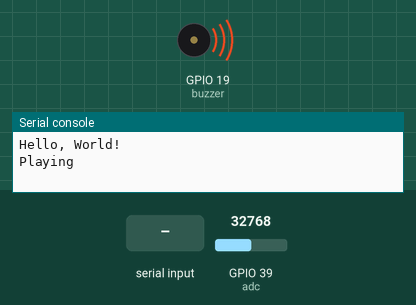
Simulated run of this program. Board: ESP32 board running MicroPython. Shown: buzzer (waves = sounding), the last lines printed to the serial console. The inputs (shaded band) are chosen by the test bench; at power-on: GPIO 39 (adc) = 32768 (analog values on the 0–65535 scale). Threads take turns every 2 ms; deep sleep restarts the program when it ends; library files of the repository ran but are not shown: 1 file(s).

Above: at 1.2 s.
1.3 s: "1\n" received over the second serial link
At 8.6 s:
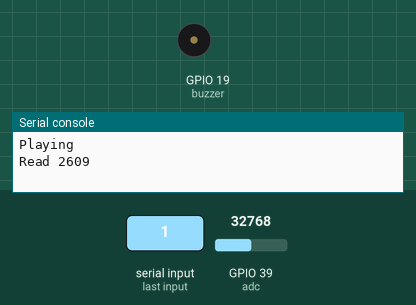
Timing chart, 0 to 8.8 s (numbered marks = the images above; inputs shaded):
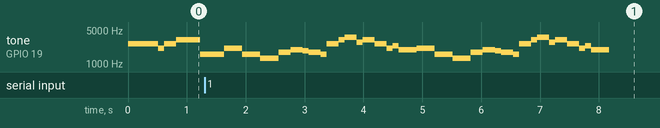

The program:

main.py
```python
from machine import Pin, ADC, PWM, UART, deepsleep
import time
from notes import mario
import _thread
print("Hello, World!")
buzzer = Pin(19, Pin.OUT)
latest_value = 0
uart1 = UART(1, baudrate=9600, tx=33, rx=32)


def play(pin, melodies, delays, duty):
    while True:
        global done
        print("Playing")
        # Create the pwm object
        pwm = PWM(pin)
        # Loop through the whole list
        for note in melodies:
            if note != 0:
                #print("Playing note: ", note)
                pwm.freq(note)
                pwm.duty(duty)
            time.sleep(delays)
        # Disable the pulse, setting the duty to 0
        pwm.duty(0)
        # Disconnect the pwm driver
        pwm.deinit()
        deepsleep(10000) #deepsleep for 10 seconds as a way of power managment

def read_uart():
    while True:
        if uart1.any():
            data = uart1.read(2)
            if data is not None:
                print(f"Read {int.from_bytes(data, 'little')}\n")


def capture_adc():
    a = _thread.start_new_thread(play, (buzzer, mario, 0.1, 100))
    read = _thread.start_new_thread(read_uart, ())
    adc = ADC(Pin(39))
    while True:
        latest_value = adc.read_u16()
        #print(latest_value)
        uart1.write(latest_value.to_bytes(2, 'little'))

capture_adc()
```

notes.py
```python
B0  = 31
C1  = 33
CS1 = 35
D1  = 37
DS1 = 39
E1  = 41
F1  = 44
FS1 = 46
G1  = 49
GS1 = 52
A1  = 55
AS1 = 58
B1  = 62
C2  = 65
CS2 = 69
D2  = 73
DS2 = 78
E2  = 82
F2  = 87
FS2 = 93
G2  = 98
GS2 = 104
A2  = 110
AS2 = 117
B2  = 123
C3  = 131
CS3 = 139
D3  = 147
DS3 = 156
E3  = 165
F3  = 175
FS3 = 185
G3  = 196
GS3 = 208
A3  = 220
AS3 = 233
B3  = 247
C4  = 262
CS4 = 277
D4  = 294
DS4 = 311
E4  = 330
F4  = 349
FS4 = 370
G4  = 392
GS4 = 415
A4  = 440
AS4 = 466
B4  = 494
C5  = 523
CS5 = 554
D5  = 587
DS5 = 622
E5  = 659
F5  = 698
FS5 = 740
G5  = 784
GS5 = 831
A5  = 880
AS5 = 932
B5  = 988
C6  = 1047
CS6 = 1109
D6  = 1175
DS6 = 1245
E6  = 1319
F6  = 1397
FS6 = 1480
G6  = 1568
GS6 = 1661
A6  = 1760
AS6 = 1865
B6  = 1976
C7  = 2093
CS7 = 2217
D7  = 2349
DS7 = 2489
E7  = 2637
F7  = 2794
FS7 = 2960
G7  = 3136
GS7 = 3322
A7  = 3520
AS7 = 3729
B7  = 3951
C8  = 4186
CS8 = 4435
D8  = 4699
DS8 = 4978

mario = [
     E7, E7,  0, E7,  0, C7, E7,  0,
      G7,  0,  0,  0, G6,  0,  0,  0,
      C7,  0,  0, G6,  0,  0, E6,  0,
       0, A6,  0, B6,  0,AS6, A6,  0,
      G6, E7,  0, G7, A7,  0, F7, G7,
       0, E7,  0, C7, D7, B6,  0,  0,
      C7,  0,  0, G6,  0,  0, E6,  0,
       0, A6,  0, B6,  0,AS6, A6,  0,
      G6, E7,  0, G7, A7,  0, F7, G7,
       0, E7,  0, C7, D7, B6,  0,  0,
]
```

Measured:
- by itself, tone on GPIO 19 (buzzer): plays 2093 Hz for 0.31 s, 1568 Hz for 0.31 s, 1319 Hz for 0.31 s, 1760 Hz for 0.20 s, 1976 Hz for 0.20 s, 1865 Hz for 0.10 s … (34 notes in this stretch)
